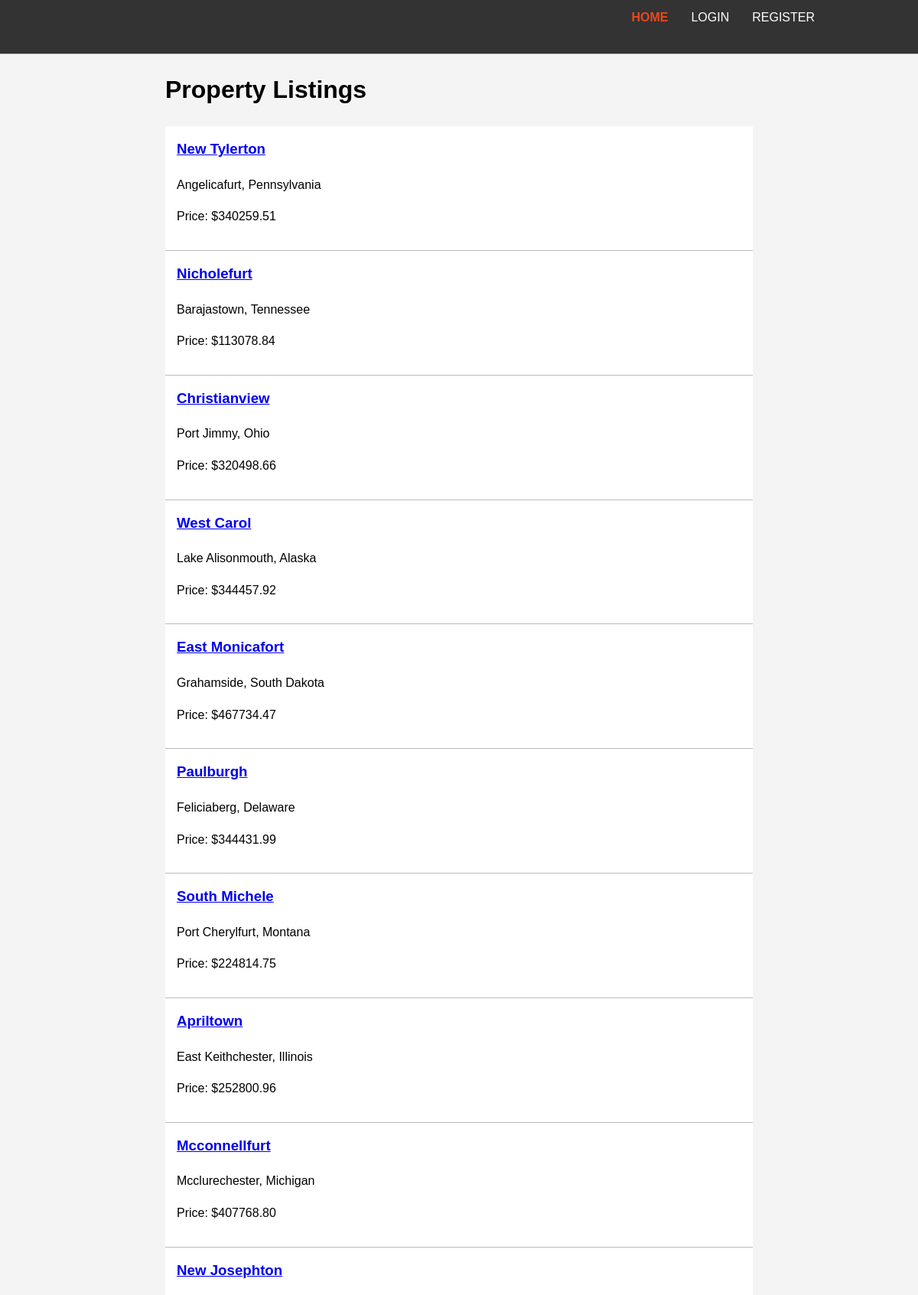
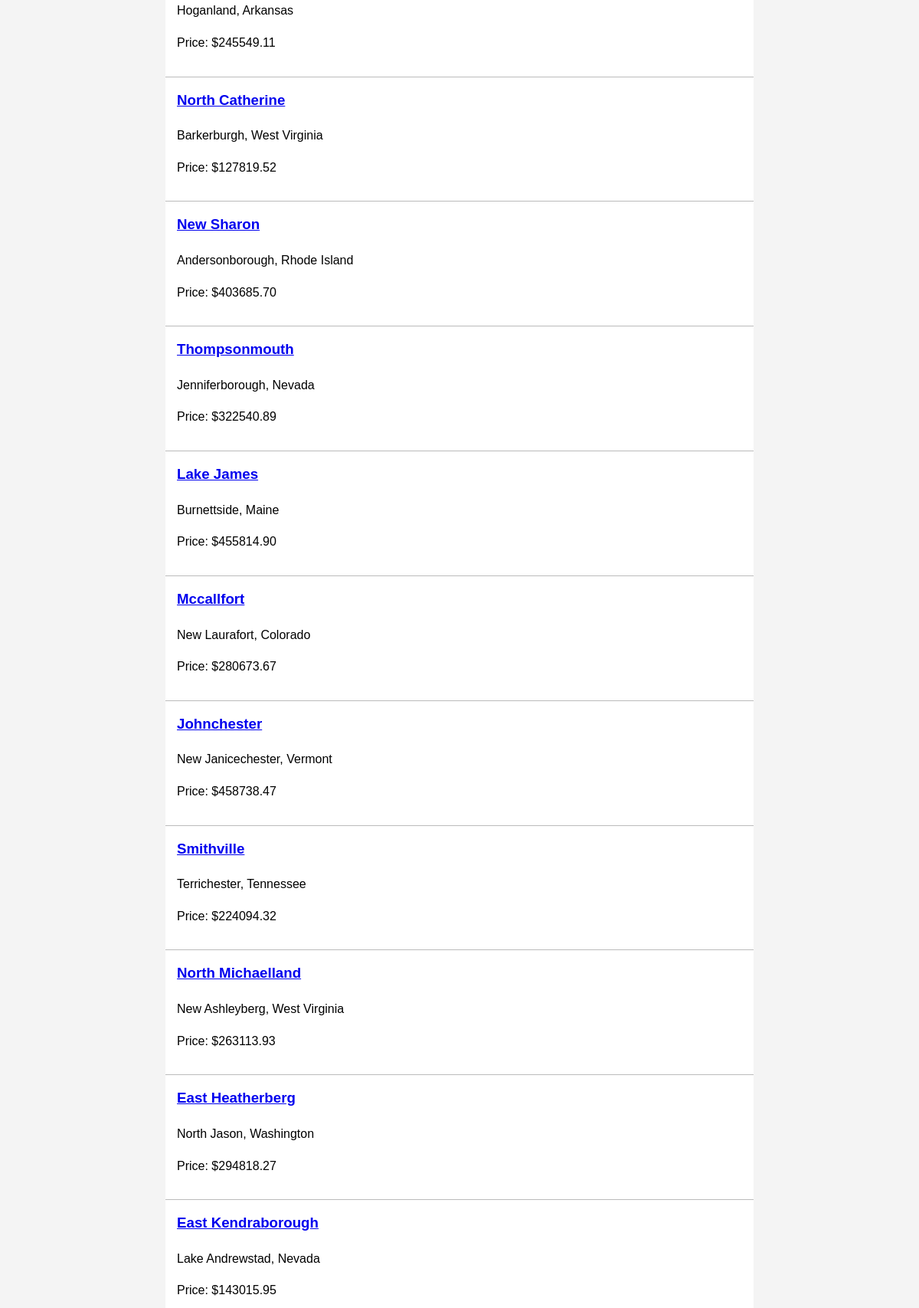
The page / (upper part) on the database its author committed (2 pictures, top to bottom).
### listings/models.py (models this page shows, shortened)
class Property(models.Model):
    region_name = models.CharField(max_length=100)
    region_type = models.CharField(max_length=100)
    state_name = models.CharField(max_length=100)
    city = models.CharField(max_length=100)
    metro = models.CharField(max_length=100)
    county_name = models.CharField(max_length=100)
    year = models.IntegerField()
    owner = models.ForeignKey(HouseOwner, on_delete=models.CASCADE, related_name='properties')
    size = models.DecimalField(max_digits=6, decimal_places=2)
    bedrooms = models.IntegerField()
    bathrooms = models.DecimalField(max_digits=3, decimal_places=1)
    price = models.DecimalField(max_digits=12, decimal_places=2)

### listings/views.py (the view)
# urls.py: path('', views.index, name='index'),
def index(request):
    properties = Property.objects.all()
    return render(request, 'listings/index.html', {'properties': properties})

### listings/templates/listings/index.html
{% extends 'base.html' %}
{% block content %}
<div class="container">
    <h1>Property Listings</h1>
    {% for property in properties %}
    <div class="property-item">
        <h3><a href="{% url 'property_detail' property.id %}">{{ property.region_name }}</a></h3>
        <p>{{ property.city }}, {{ property.state_name }}</p>
        <p>Price: ${{ property.price }}</p>
    </div>
    {% endfor %}
</div>
{% endblock %}

### static/css/style.css (style rules this page uses)
body { font-family: Arial, sans-serif; line-height: 1.6; margin: 0; padding: 0; background: #f4f4f4; }
.container { width: 80%; margin: auto; overflow: hidden; }
.property-item { padding: 15px; background: #ffffff; border-bottom: #bbbbbb 1px solid; }
.property-item h3 { margin-top: 0; color: #333; }

### rows shown on the page
Property: region_name "New Tylerton", city "Angelicafurt", state_name "Pennsylvania", price "340259.51"
Property: region_name "Nicholefurt", city "Barajastown", state_name "Tennessee", price "113078.84"
Property: region_name "Christianview", city "Port Jimmy", state_name "Ohio", price "320498.66"
Property: region_name "West Carol", city "Lake Alisonmouth", state_name "Alaska", price "344457.92"
Property: region_name "East Monicafort", city "Grahamside", state_name "South Dakota", price "467734.47"
Property: region_name "Paulburgh", city "Feliciaberg", state_name "Delaware", price "344431.99"
Property: region_name "South Michele", city "Port Cherylfurt", state_name "Montana", price "224814.75"
Property: region_name "Apriltown", city "East Keithchester", state_name "Illinois", price "252800.96"
Property: region_name "Mcconnellfurt", city "Mcclurechester", state_name "Michigan", price "407768.80"
Property: region_name "New Josephton", city "Hoganland", state_name "Arkansas", price "245549.11"
Property: region_name "North Catherine", city "Barkerburgh", state_name "West Virginia", price "127819.52"
Property: region_name "New Sharon", city "Andersonborough", state_name "Rhode Island", price "403685.70"
Property: region_name "Thompsonmouth", city "Jenniferborough", state_name "Nevada", price "322540.89"
Property: region_name "Lake James", city "Burnettside", state_name "Maine", price "455814.90"
Property: region_name "Mccallfort", city "New Laurafort", state_name "Colorado", price "280673.67"
Property: region_name "Johnchester", city "New Janicechester", state_name "Vermont", price "458738.47"
Property: region_name "Smithville", city "Terrichester", state_name "Tennessee", price "224094.32"
Property: region_name "North Michaelland", city "New Ashleyberg", state_name "West Virginia", price "263113.93"
Property: region_name "East Heatherberg", city "North Jason", state_name "Washington", price "294818.27"
Property: region_name "East Kendraborough", city "Lake Andrewstad", state_name "Nevada", price "143015.95"
